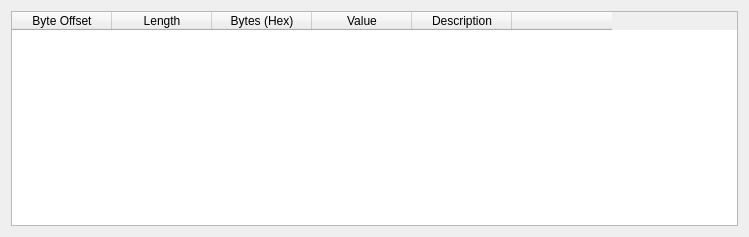
<?xml version="1.0" encoding="UTF-8"?>
<ui version="4.0">
 <class>fat_directory_entry_template</class>
 <widget class="QDialog" name="fat_directory_entry_template">
  <property name="geometry">
   <rect>
    <x>0</x>
    <y>0</y>
    <width>749</width>
    <height>237</height>
   </rect>
  </property>
  <property name="windowTitle">
   <string>Dialog</string>
  </property>
  <layout class="QVBoxLayout" name="verticalLayout">
   <item>
    <widget class="QTableWidget" name="tableWidget">
     <column>
      <property name="text">
       <string>Byte Offset</string>
      </property>
     </column>
     <column>
      <property name="text">
       <string>Length</string>
      </property>
     </column>
     <column>
      <property name="text">
       <string>Bytes (Hex)</string>
      </property>
     </column>
     <column>
      <property name="text">
       <string>Value</string>
      </property>
     </column>
     <column>
      <property name="text">
       <string>Description</string>
      </property>
     </column>
     <column>
      <property name="text">
       <string/>
      </property>
     </column>
    </widget>
   </item>
  </layout>
 </widget>
 <resources/>
 <connections/>
</ui>
